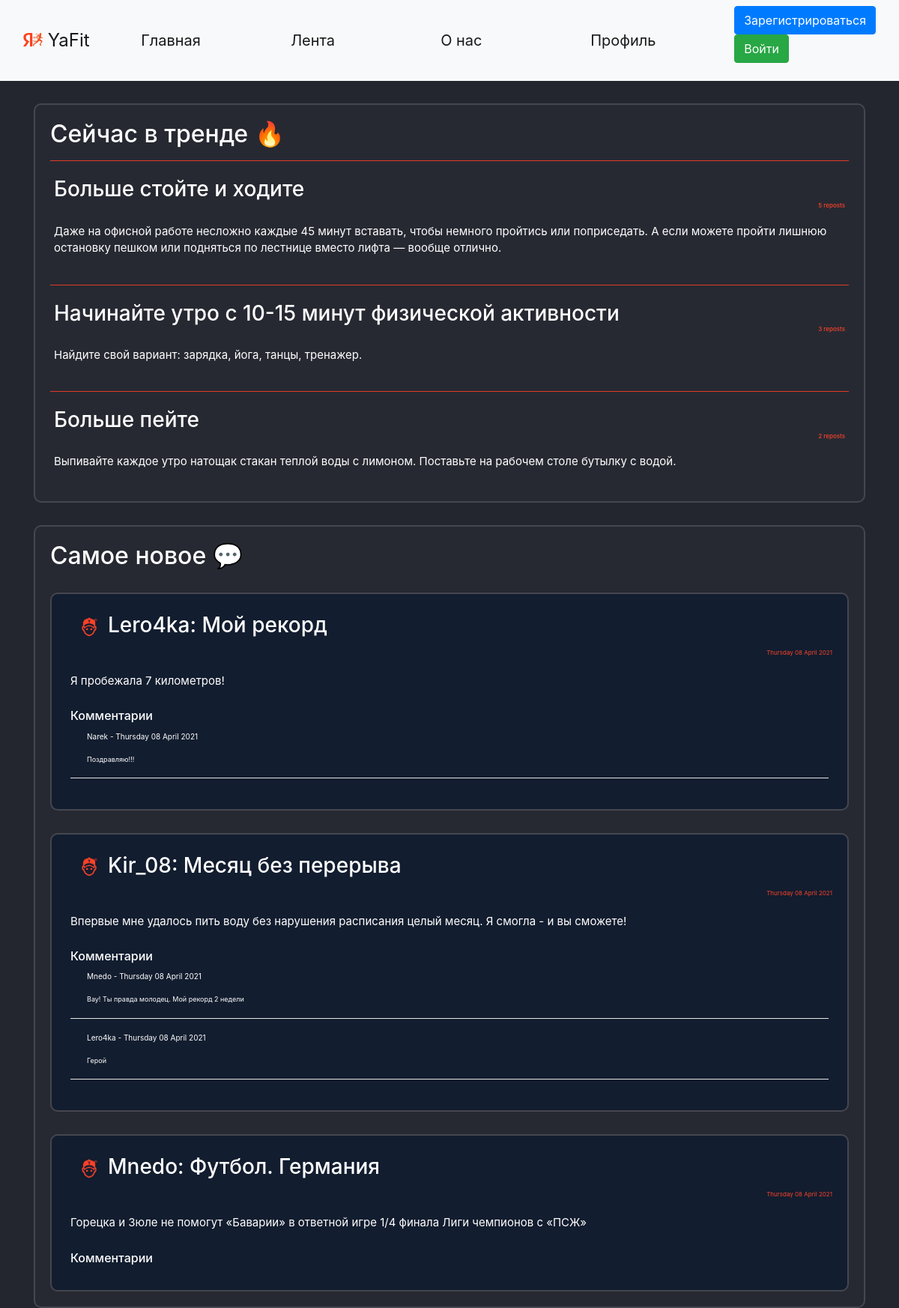
The page / on the database its author committed.
### data/habits.py (models this page shows)
class Habits(SqlAlchemyBase, UserMixin, SerializerMixin):
    __tablename__ = 'habits'
    id = sqlalchemy.Column(sqlalchemy.Integer,
                           primary_key=True, autoincrement=True)
    type = sqlalchemy.Column(sqlalchemy.String)
    period = sqlalchemy.Column(sqlalchemy.Integer)  # days
    about_link = sqlalchemy.Column(sqlalchemy.String)
    count = sqlalchemy.Column(sqlalchemy.Integer, default=0)
    reposts = sqlalchemy.Column(sqlalchemy.Integer, default=0)
    creator = sqlalchemy.Column(sqlalchemy.String, sqlalchemy.ForeignKey("users.id"))
    user = orm.relation('User')

### data/users.py (models this page shows, shortened)
class User(SqlAlchemyBase, UserMixin, SerializerMixin):
    __tablename__ = 'users'
    id = sqlalchemy.Column(sqlalchemy.Integer,
                           primary_key=True, autoincrement=True)
    name = sqlalchemy.Column(sqlalchemy.String)
    surname = sqlalchemy.Column(sqlalchemy.String)
    nickname = sqlalchemy.Column(sqlalchemy.String)
    age = sqlalchemy.Column(sqlalchemy.Integer)
    status = sqlalchemy.Column(sqlalchemy.String)
    about = sqlalchemy.Column(sqlalchemy.String)
    email = sqlalchemy.Column(sqlalchemy.String, unique=True)
    hashed_password = sqlalchemy.Column(sqlalchemy.String)
    modified_date = sqlalchemy.Column(sqlalchemy.DateTime, default=datetime.datetime.now)
    city_from = sqlalchemy.Column(sqlalchemy.String)
    habit = sqlalchemy.Column(sqlalchemy.String)  # id_1;id_2
    habits = orm.relation("Habits", back_populates='user')
    news = orm.relation("News", back_populates='user')
    comments = orm.relation("Comments", back_populates='user')

### data/news.py (models this page shows)
class News(SqlAlchemyBase, UserMixin, SerializerMixin):
    __tablename__ = 'news'
    id = sqlalchemy.Column(sqlalchemy.Integer,
                           primary_key=True, autoincrement=True)
    title = sqlalchemy.Column(sqlalchemy.String)
    content = sqlalchemy.Column(sqlalchemy.String)
    created_date = sqlalchemy.Column(sqlalchemy.DateTime,
                                     default=datetime.datetime.now)
    user_id = sqlalchemy.Column(sqlalchemy.Integer,
                                sqlalchemy.ForeignKey("users.id"))
    comms = sqlalchemy.Column(sqlalchemy.String)  # id_1;id_2
    user = orm.relation('User')

### data/comments.py (models this page shows)
class Comments(SqlAlchemyBase, UserMixin, SerializerMixin):
    __tablename__ = 'comments'
    id = sqlalchemy.Column(sqlalchemy.Integer,
                           primary_key=True, autoincrement=True)
    content = sqlalchemy.Column(sqlalchemy.String)
    created_date = sqlalchemy.Column(sqlalchemy.DateTime,
                                     default=datetime.datetime.now)
    user_id = sqlalchemy.Column(sqlalchemy.Integer,
                                sqlalchemy.ForeignKey("users.id"))
    user = orm.relation('User')

### main.py (the view)
@app.route("/")
def index():
    db_sess = db_session.create_session()
    habits = db_sess.query(Habits).all()
    habits = sorted(habits, key=lambda x: -int(x.reposts))
    top_habits = []
    habit_index = 0
    for habit in habits:
        habit_index += 1
        creator_nickname = (db_sess.query(User).filter(User.id == habit.creator).first()).nickname
        top_habits.append({'id': habit.id,
                           'type': habit.type,
                           'period': habit.period,
                           'about_link': habit.about_link,
                           'count': habit.count,
                           'reposts': habit.reposts,
                           'creator': creator_nickname})
        if habit_index == 3:
            break
    rec_news = db_sess.query(News).all()
    rec_news = sorted(rec_news, key=lambda x: x.created_date)
    top_news = []
    news_index = 0
    for news in rec_news:
        path = ''
        news_index += 1
        creator_nickname = (db_sess.query(User).filter(User.id == news.user_id).first()).nickname
        for images in os.listdir('static/img/users_photo'):
            if images.split('.')[0] == creator_nickname:
                path = 'static/img/users_photo/' + images
        if path == '':
            path = 'static/img/users_photo/default.jpg'
        comments = []
        if news.comms:
            if ';' in news.comms:
                for com_id in news.comms.split(';'):
                    comments.append(db_sess.query(Comments).filter(Comments.id == com_id).first())
            elif len(news.comms) == 1:
                com_id = news.comms
                comments = [db_sess.query(Comments).filter(Comments.id == com_id).first()]
        else:
            comments = []
        if len(comments) > 1:
            comments = sorted(comments, key=lambda x: x.created_date)
        comments_main = []
        for com in comments:
            comentor_nickname = db_sess.query(User).filter(User.id == com.user_id).first().nickname
            comments_main.append({'id': com.id,
                                  'content': com.content,
                                  'created_date': com.created_date.strftime("%A %d %B %Y"),
                                  'creator': comentor_nickname})
        comments = comments_main
        top_news.append({'id': news.id,
                         'title': news.title,
                         'content': news.content,
                         'created_date': news.created_date.strftime("%A %d %B %Y"),
                         'comms': comments,
                         'creator': creator_nickname,
                         'path': path})
        if news_index == 3:
            break
    return render_template("index.html", top_habits=top_habits, top_news=top_news, random_id=random.randint(1, 2 ** 16),
                           title='Главная')

### data/db_session.py (called while the page is built)
def create_session() -> Session:
    global __factory
    return __factory()

### templates/index.html (shortened to what this page needs)
{% extends "base.html" %}
{% block content %}
<div class="page_border">
    <h2>Сейчас в тренде &#128293;</h2>
    {% for habit in top_habits%}
    <hr>
    <div class="menu_item">
        <h3>{{habit['type']}}
            <div class="reposts">
                {{habit['reposts']}} reposts
            </div>
        </h3>
    </div>
    <div class="menu_item">
        <p>{{habit['about_link']}}</p>
    </div>
    {% endfor %}
</div>
<div class="page_border">
    <h2>Самое новое &#128172;</h2>
    {% for new in top_news%}
    <div class="page_border" style="background-color: #121d2f !important;">
        <div class="menu_item">
            <h3><a><img
                    src={{new['path']}}?dummy={{random_id}} alt="avatar"
                    class="round_avatar"></a>{{new['creator']}}: {{new['title']}} </h3>
        </div>
        <div class="reposts">
            <p>{{new['created_date']}}</p>
        </div>
        <div class="menu_item">
            <p>{{new['content']}}</p>
        </div>
        <div class="menu_item">
            <h6>Комментарии
            </h6>
            {% for com in new['comms'] %}
            <div class="com_label" style="margin-left: 20px; padding: 0; margin-top: 0; margin-bottom;">
                <p style="font-size: 10px;">{{com['creator']}} - {{com['created_date']}}</p>
                <p style="font-size: 9px;">{{com['content']}}
                </p></div>
            <hr style="color: white; background-color: white; padding: 0; margin-top: 0; margin-bottom;">
            {% endfor %}
        </div>
    </div>
    {% endfor %}
</div>
{% endblock %}

### static/css/style.css (style rules this page uses)
body { background-color: #24262f !important; color: white; }
.page_border { background-color: #272932 !important; color: white !important; border: 2px solid #45464F; border-radius: 10px; padding: 20px !important; margin: 0 auto; margin-top: 30px; }
.menu_item { padding: 5px !important; font-size: 15px !important; }
hr { background-color: #FB4229; color: #FB4229; }
.reposts { color: #FB4229 !important; font-size: 8px !important; text-align: right; }
.com_label { background-color: #121d2f !important; color: white !important; border: 2px solid #121d2f; width: 25%; border-radius: 10px; }
.round_avatar { margin-left:10px; margin-right:10px; width: 30px !important; height: 30px !important; border-radius: 50px !important; }

### rows shown on the page
Habits: type "Больше стойте и ходите", about_link "Даже на офисной работе несложно каждые 45 минут вставать, чтобы немного пройтись или поприседать. А если можете пройти лишнюю остановку пешком или подняться по лестнице вместо лифта — вообще отлично."
Habits: type "Начинайте утро с 10-15 минут физической активности", about_link "Найдите свой вариант: зарядка, йога, танцы, тренажер."
Habits: type "Больше пейте", about_link "Выпивайте каждое утро натощак стакан теплой воды с лимоном. Поставьте на рабочем столе бутылку с водой."
User: creator "Lero4ka", creator "Lero4ka"
News: title "Мой рекорд", content "Я пробежала 7 километров!"
User: creator "Narek"
Comments: content "Поздравляю!!!"
User: creator "Kir_08"
News: title "Месяц без перерыва", content "Впервые мне удалось пить воду без нарушения расписания целый месяц. Я смогла - и вы сможете!"
User: creator "Mnedo", creator "Mnedo"
Comments: content "Вау! Ты правда молодец. Мой рекорд 2 недели"
Comments: content "Герой"
News: title "Футбол. Германия", content "Горецка и Зюле не помогут «Баварии» в ответной игре 1/4 финала Лиги чемпионов с «ПСЖ»"

### other values the page prints
{{ habit['reposts'] }} "5" "3" "2"
{{ new['created_date'] }} "Thursday 08 April 2021" "Thursday 08 April 2021" "Thursday 08 April 2021"
{{ com['created_date'] }} "Thursday 08 April 2021" "Thursday 08 April 2021" "Thursday 08 April 2021"
